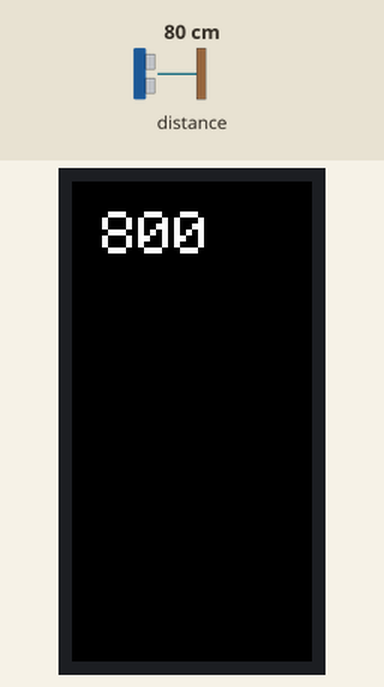
Recording of a sketch running on a simulated ESP32. Parts: 80×160 colour display. The test bench sets the inputs (shaded band); at power-on: distance to the obstacle 80 cm. What the sketch prints to the serial monitor is not drawn.

Above: at 1.4 s.
1.5 s: distance to the obstacle set to 2 cm
At 2.5 s:
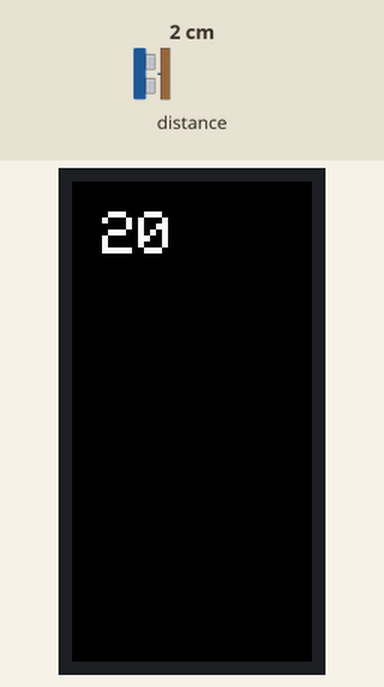
3.0 s: distance to the obstacle set to 4 cm
At 3.6 s:
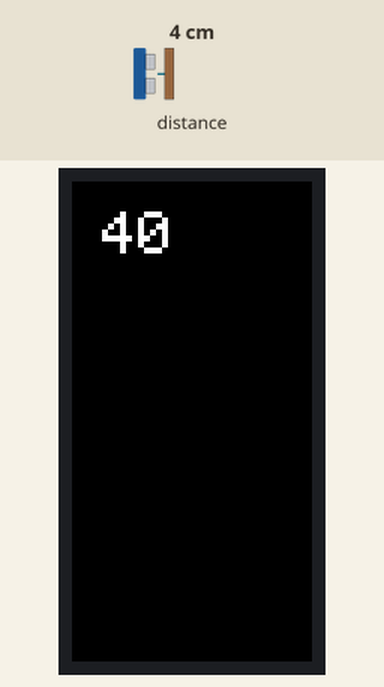
4.5 s: distance to the obstacle set to 9 cm
At 5.4 s:
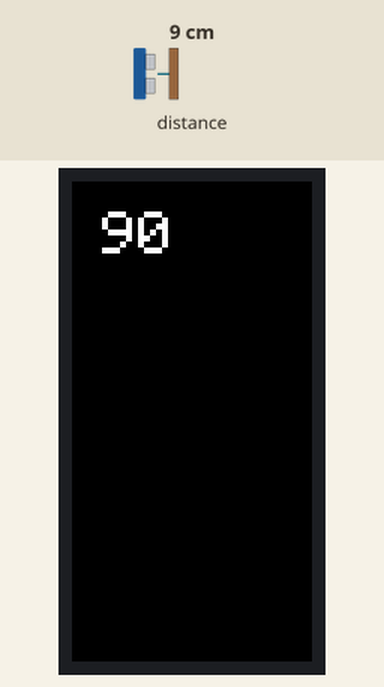
Timing chart, 0 to 7.5 s (numbered marks = the images above; inputs shaded):
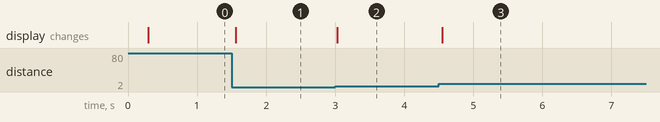

Measured:
- after the input at 1.5 s, the display: changes after 0.06 s (image 1)
- after the input at 3.0 s, the display: changes at once (image 2)
- after the input at 4.5 s, the display: changes after 0.05 s (image 3)

The sketch:

M5StickServer.ino
```cpp
#include <VL53L0X.h>
#include <Wire.h>
#include <WiFi.h>
#include <HTTPClient.h>
#include "ESPAsyncWebServer.h"
#include "M5StickC.h"

VL53L0X tof_sensor;
TFT_eSprite img = TFT_eSprite(&M5.Lcd);

// Replace with your network credentials
const char* ssid     = "ESP32Wifi";
const char* password = "123456789";

bool active = false;
int counter = 0;

const char* PARAM_INPUT_1 = "input1";
const char* PARAM_INPUT_2 = "input2";

String inputMessage = "";
String inputParam = "";
String inputMessage2 = "";
String inputParam2 = "";

// HTML web page to handle 3 input fields (input1, input2, input3)
const char index_html[] PROGMEM = R"rawliteral(
<!DOCTYPE HTML><html><head>
  <title>ESP Input Form</title>
  <meta name="viewport" content="width=device-width, initial-scale=1">
  </head><body>
  <form action="/get">
    ssid: <input type="text" name="input1">
    <input type="submit" value="Submit">
  </form><br>
  <form action="/get">
    password: <input type="text" name="input2">
    <input type="submit" value="Submit">
  </form><br>
</body></html>)rawliteral";


AsyncWebServer server(80);

void tof_initialitation()
{
    tof_sensor.setTimeout(500);
    if (!tof_sensor.init()) {
        img.setCursor(10, 10);
        img.print("Failed");
        img.pushSprite(0, 0);
        Serial.println("Failed to detect and initialize sensor!");
        while (1) {
        }
    }
    // Start continuous back-to-back mode (take readings as
    // fast as possible).  To use continuous timed mode
    // instead, provide a desired inter-measurement period in
    // ms (e.g. sensor.startContinuous(100)).
    tof_sensor.startContinuous();
}

void startWebServer()
{
    Serial.begin(115200);
    Serial.println("Configuring access point...");

    WiFi.mode(WIFI_AP);
    WiFi.softAP(ssid, password);
    Serial.println("Wait 100 ms for AP_START...");
    delay(100);

    Serial.println("Set softAPConfig");
    IPAddress IP(192, 168, 1, 1);
    IPAddress NMask(255, 255, 255, 0);
    WiFi.softAPConfig(IP, IP, NMask);

    IPAddress myIP = WiFi.softAPIP();
    Serial.print("AP IP address: ");
    Serial.println(myIP);

    Serial.print("Setting AP (Access Point)…");
    // Remove the password parameter, if you want the AP (Access Point) to be open
    Serial.print("AP IP address: ");
    Serial.println(IP);

    server.on("/counter", HTTP_GET, [](AsyncWebServerRequest *request){
      request->send_P(200, "text/plain", String(active).c_str());
    });
      // Send web page with input fields to client
  server.on("/", HTTP_GET, [](AsyncWebServerRequest *request){
    request->send_P(200, "text/html", index_html);
  });

  // Send a GET request to <ESP_IP>/get?input1=<inputMessage>
  server.on("/get", HTTP_GET, [] (AsyncWebServerRequest *request) {

    // GET input1 value on <ESP_IP>/get?input1=<inputMessage>
    if (request->hasParam(PARAM_INPUT_1)) {
      inputMessage = request->getParam(PARAM_INPUT_1)->value();
      inputParam = PARAM_INPUT_1;
    }
    // GET input2 value on <ESP_IP>/get?input2=<inputMessage>
    else if (request->hasParam(PARAM_INPUT_2)) {
      inputMessage2 = request->getParam(PARAM_INPUT_2)->value();
      inputParam2 = PARAM_INPUT_2;
    }
    request->send(200, "text/html", index_html);
  });
  server.on("/ssid", HTTP_GET, [](AsyncWebServerRequest *request){
    request->send_P(200, "text/plain", inputMessage.c_str());
  });
  server.on("/password", HTTP_GET, [](AsyncWebServerRequest *request){
    request->send_P(200, "text/plain", inputMessage2.c_str());
  });
    server.begin();
}

bool counterPU(uint16_t distance)
{
      if(distance <= 400 && !active)
      {
        counter += 1;
        active = true;
      }
      else if (distance > 400 && active)
      {
        active = false;
      }

      return active;
}

void setup() {
    Serial.begin(115200);
    Serial.print("Initialization begin");
    Wire.begin(0, 26, 100000UL);  //(0,26, 100000UL) for I2C of HAT connection
    M5.begin();

    // Creación del sprite(PANTALLA)
    img.createSprite(160, 80);
    img.fillSprite(BLACK);
    img.setTextColor(WHITE);
    img.setTextSize(2);

    Serial.print("Test 1 Passed");

    //Inicializacion del sensor
    tof_initialitation();
    //WebServer Initialization
    startWebServer();
}

void loop() {
    //Serial.print(distance);
    //Muestra en pantalla el valor de la distancia obtenida por el sensor
    uint16_t distance = tof_sensor.readRangeContinuousMillimeters();
    Serial.println(counterPU(distance));
    img.fillSprite(BLACK);
    img.setCursor(10, 10);
    img.print(distance);
    img.pushSprite(0, 0);

}
```
